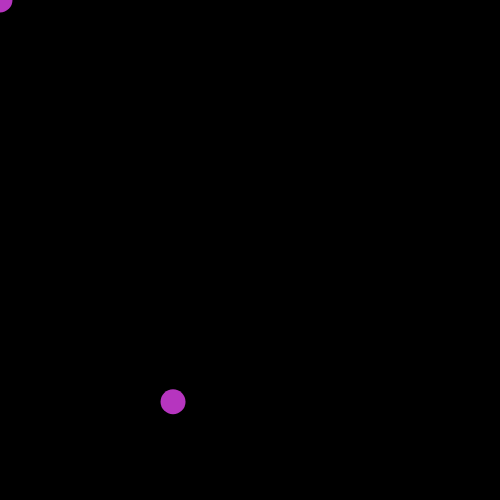
Frame 1 (no input)
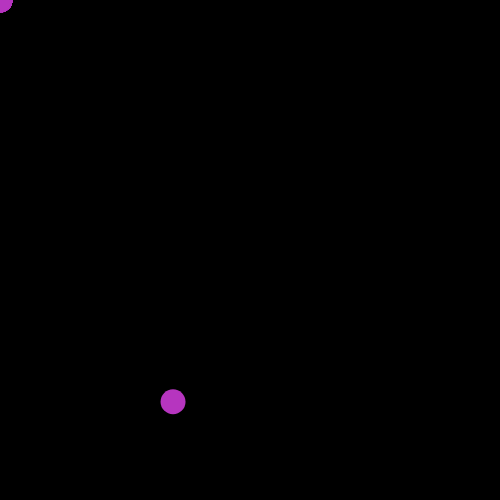
Frame 60 (no input)
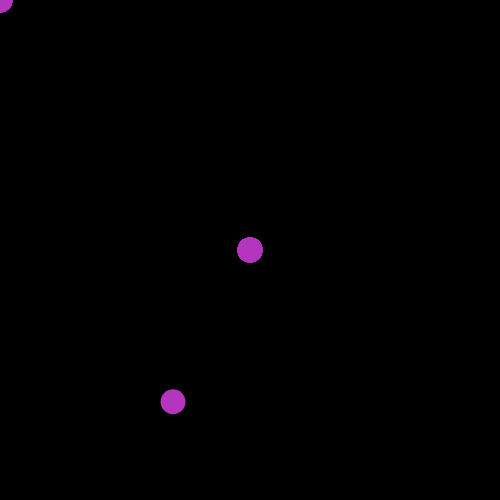
Frame 120 (the mouse pressed at the canvas centre since frame 60)

The p5.js sketch that drew these frames (run headless with seeded random() and noise() and a simulated clock; from frame 60 on, the mouse is pressed at the canvas centre):

// p5.js sketch
// ── sketch.js
function setup() {
  createCanvas(500, 500);
  background(0, 0, 0);
  noStroke()
  let r = random(0,255)
  let g = random(0,255)
  let b = random(0,255)
  fill(r,g,b)
let xPos = random (0, 500);
  let yPos = random(0, 500)
  ellipse(xPos, yPos, 25, 25);
}
function draw(){
  // let r = random(0,255)
  // let g = random(0,255)
  // let b = random(0,255)
  // fill(r,g,b)
  // let xPos = random (0, 500);
  // let yPos = random(0, 500)
  ellipse(mouseX, mouseY, 25, 25);
}
function mouseClicked(){
  let r = random(0,255)
  let g = random(0,255)
  let b = random(0,255)
  fill(r,g,b)
    // let xPos = random (0, 500);
    // let yPos = random(0, 500)
    // ellipse(mouseX, mouseY, 25, 25);
}
